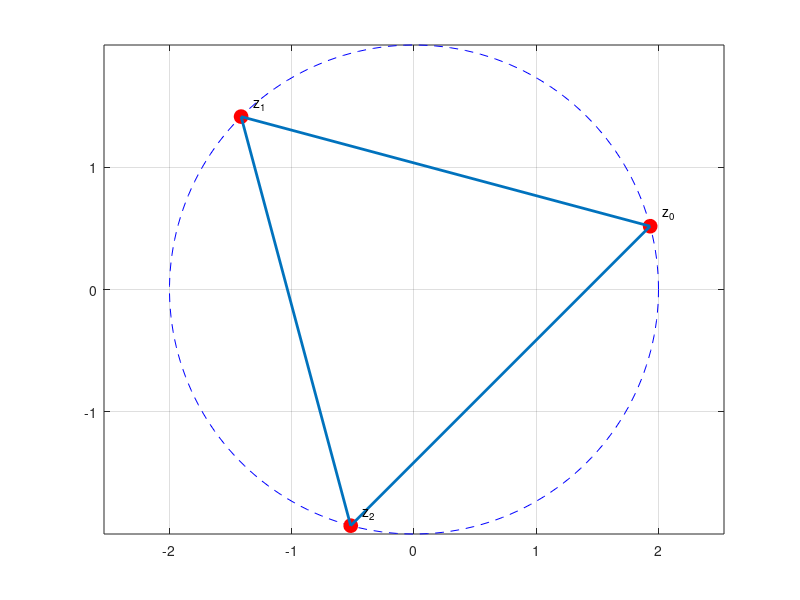

Recreate this plot in MATLAB. (Note: this script raises an error after producing the figure.)
%===================================================================
% UTS Matematika Sains Data - Semester Genap 2025/2026
% Soal Nomor 4 - Bilangan Kompleks Fasor Penjualan 
% ------------------------------------------------------------------
% Nama      : Annidya Nazwa Chiloschista
% NIM       : 2510514013
% Parameter : N=13, a=1, b=3, K=5, theta0=45, alpha=0.004
% Tanggal   : 24-04-2026
% ==================================================================

clc; clear; close all;

% Parameter personalisasi
N = 13; a = 1; b = 3; K = 5;
theta0 = 45; % derajat
alpha_lr = 0.004;

i = -1;

% Fasor penjualan
% z1 = (a+2) + (b+1)i = (1+2) + (3+1)i = 3 + 4i
z1 = 3 + 4i;

% z2 = (b+1) - (a+2)i = (3+1) - (1+2)i = 4 - 3i
z2 = 4 -3i;

% Verifikasi perhitungan
% z1 + z2
z_penjumlahan = z1 + z2;
fprintf('z1 + z2 = (%g + %gi) + (%g + %gi) = %g + %gi\n', real(z1), imag(z1), real(z2), imag(z2), real(z_penjumlahan), imag(z_penjumlahan));

% z1 * z2
z_perkalian = z1 * z2;
fprintf('z1 * z2 = (%g + %gi) * (%g + %gi) = %g + %gi\n', real(z1), imag(z1), real(z2), imag(z2), real(z_perkalian), imag(z_perkalian));

% z1 / z2
z_pembagian = z1 / z2;
fprintf('z1 / z2 = (%g + %gi) / (%g + %gi) = %g + %gi\n', real(z1), imag(z1), real(z2), imag(z2), real(z_pembagian), imag(z_pembagian)');

% |z1 - z2|
z_pengurangan = z1 - z2;
fprintf('z1 - z2 = (%g + %gi) - (%g + %gi) = %g - %gi\n', real(z1), imag(z1), real(z2), imag(z2), real(z_pengurangan), imag(z_pengurangan)');
r = abs(z_pengurangan);
fprintf('|z1 - z2| = sqrt(%g^2 + %g^2) = %.4f\n', real(z_pengurangan), imag(z_pengurangan), r);

% Akar kubik di bidang argand
% w = 8 * cis(theta) = 8 * cis(45)
r = 8; % Dari si w nya
n = 3; % Akar kubik
theta_rad = deg2rad(theta0); % Untuk theta bentuk radian
akar = zeros(1, n);
for k = 0:n-1
    theta_k = (theta_rad + 2*pi*k)/n;
    akar(k+1) = r^(1/n) * exp(1i * theta_k);
    fprintf('z_%d = %.4f + %.4fi (0=%.2f)\n', k, real(akar(k+1)), imag(akar(k+1)), rad2deg(theta_k));
end

% Visualisasi di bidang argand
figure('Name','Akar Kubik -8i'); 
theta_lingkaran = linspace(0, 2*pi, 200); 
plot(r^(1/n)*cos(theta_lingkaran), r^(1/n)*sin(theta_lingkaran),'b--'); 
hold on; grid on; axis equal; 
plot(real(akar), imag(akar),'ro','MarkerFaceColor','r','MarkerSize',10);
plot([akar, akar(1)], 'LineWidth', 2); % Menghubungkan titik akar
for k=1:n 
    text(real(akar(k))+0.1, imag(akar(k))+0.1, sprintf('z_%d',k-1),'FontSize',10); 
end 
xline(0,'k'); yline(0,'k'); 
title('Plot ketiga akar kubid di bidang Argand'); xlabel('Re'); ylabel('Im'); 
hold off; 
